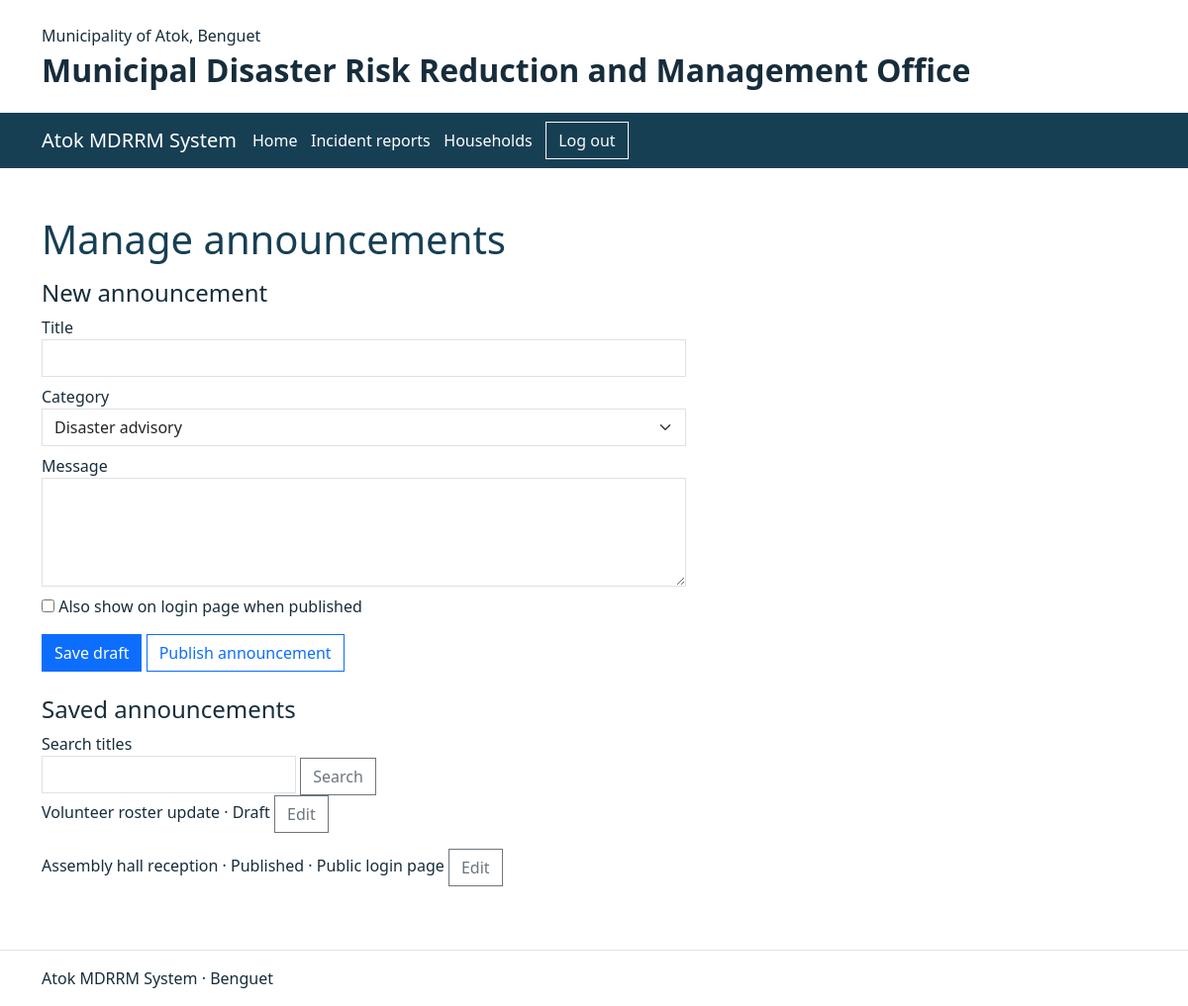
The page /announcements/index.php (signed in) on the database its author committed.
### tables this page shows
CREATE TABLE announcements (
    id INT UNSIGNED AUTO_INCREMENT PRIMARY KEY,
    title VARCHAR(150) NOT NULL,
    category ENUM('Disaster advisory','Evacuation instructions','Emergency announcement','Preparedness reminder') NOT NULL,
    message TEXT NOT NULL,
    status ENUM('Draft','Published','Withdrawn') NOT NULL DEFAULT 'Draft',
    revision INT UNSIGNED NOT NULL DEFAULT 1,
    show_on_login BOOLEAN NOT NULL DEFAULT FALSE,
    published_at DATETIME DEFAULT NULL,
    INDEX (status, published_at, id)
);

### announcements/index.php (the view, shortened to what this page needs)
<?php
require __DIR__ . '/../includes/session.php';
$categories = ['Disaster advisory', 'Evacuation instructions', 'Emergency announcement', 'Preparedness reminder'];
$notice = ['title' => '', 'category' => $categories[0], 'message' => '', 'status' => 'Draft', 'show_on_login' => false];
$id = filter_input(INPUT_GET, 'id', FILTER_VALIDATE_INT);
require __DIR__ . '/../includes/header.php';
?>
<h1>Manage announcements</h1>
<h2 class="h4"><?= $id ? 'Edit announcement' : 'New announcement' ?></h2>
<form method="post" class="col-lg-7">
    <label class="d-block mb-2">Title
        <input class="form-control" name="title" maxlength="150" required value="<?= htmlspecialchars($notice['title']) ?>">
    </label>
    <label class="d-block mb-2">Category
        <select class="form-select" name="category">
            <?php foreach ($categories as $category): ?>
                <option <?= $notice['category'] === $category ? 'selected' : '' ?>><?= htmlspecialchars($category) ?></option>
            <?php endforeach; ?>
        </select>
    </label>
    <label class="d-block mb-2">Message
        <textarea class="form-control" name="message" rows="4" maxlength="3000" required><?= htmlspecialchars($notice['message']) ?></textarea>
    </label>
    <label class="d-block mb-3">
        <input type="checkbox" name="show_on_login" value="yes" <?= $notice['show_on_login'] ? 'checked' : '' ?>>
        Also show on login page when published
    </label>
    <button class="btn btn-primary" name="action" value="save"><?= $id ? 'Save changes' : 'Save draft' ?></button>
    <?php if ($notice['status'] !== 'Published'): ?>
        <button class="btn btn-outline-primary" name="action" value="publish">Publish announcement</button>
    <?php else: ?>
        <button class="btn btn-outline-danger" name="action" value="withdraw" formnovalidate>Withdraw announcement</button>
    <?php endif; ?>
</form>
<h2 class="h4 mt-4">Saved announcements</h2>
<?php
$search = is_string($_GET['q'] ?? null) ? trim($_GET['q']) : '';
$term = '%' . strtr($search, ['!'=>'!!', '%'=>'!%', '_'=>'!_']) . '%';
$query = $pdo->prepare("SELECT COUNT(*) FROM announcements WHERE title LIKE ? ESCAPE '!'");
$query->execute([$term]);
$total = (int)$query->fetchColumn();
$pages = max(1, (int)ceil($total / 10));
$page = min($pages, max(1, (int)filter_input(INPUT_GET, 'page', FILTER_VALIDATE_INT)));
$offset = ($page - 1) * 10;
$rows = $pdo->prepare("SELECT id,title,status,show_on_login FROM announcements WHERE title LIKE ? ESCAPE '!' ORDER BY id DESC LIMIT 10 OFFSET $offset");
$rows->execute([$term]);
?>
<form method="get"><label>Search titles <input class="form-control" name="q" value="<?= htmlspecialchars($search) ?>"></label> <button class="btn btn-outline-secondary">Search</button></form>
<?php foreach ($rows as $row): ?>
    <p>
        <?= htmlspecialchars($row['title']) ?> · <?= htmlspecialchars($row['status']) ?>
        <?= $row['status'] === 'Published' && $row['show_on_login'] ? '· Public login page' : '' ?>
        <a class="btn btn-outline-secondary" href="?id=<?= (int)$row['id'] ?>">Edit</a>
    </p>
<?php endforeach; ?>
<?php require __DIR__ . '/../includes/footer.php'; ?>

### assets/css/site.css (style rules this page uses)
body { color: #172d3b; }
.navbar-toggler, .btn, .form-control, .form-select { border-radius: 0; }
main > p { max-width: 65ch; }
main h1 { color: #173f54; margin-bottom: 1rem; }

### rows shown on the page
announcements: title "Volunteer roster update", status "Draft"
announcements: title "Assembly hall reception", status "Published", show_on_login "· Public login page"

### other values the page prints
form field category "Disaster advisory"
